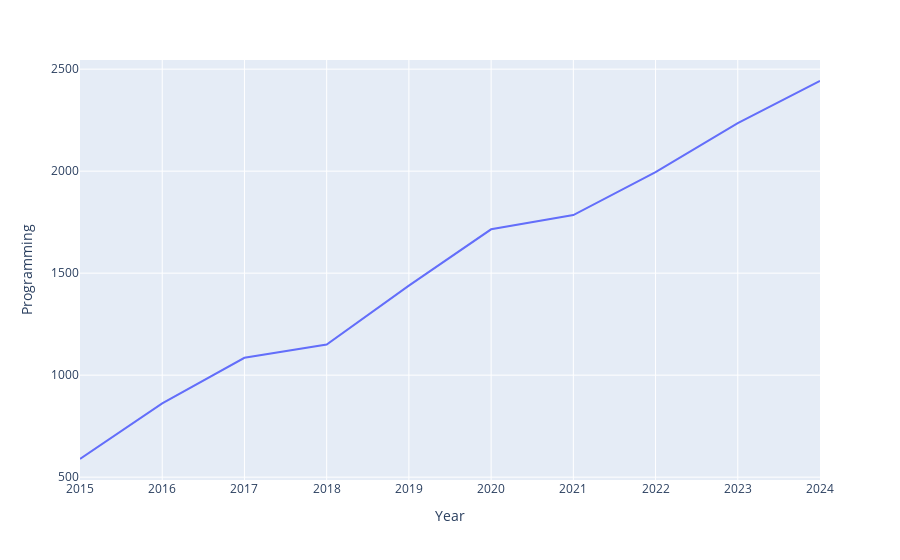

This figure's notebook cell:
### Markdown cell above
## Line plot using plotly

### Code cell
enrollment = pd.read_csv('enrollment_data.csv') 

fig = px.line(enrollment , x = 'Year' , y = 'Programming')

fig.show()

### Figure 1 — Plotly figure (JSON) as saved in the notebook; plotly's stock layout.template omitted (floating-point values rounded to 4 significant figures)
{"data": [{"hovertemplate": "Year=%{x}<br>Programming=%{y}<extra></extra>", "legendgroup": "", "line": {"color": "#636efa", "dash": "solid"}, "marker": {"symbol": "circle"}, "mode": "lines", "name": "", "orientation": "v", "showlegend": false, "type": "scatter", "x": [2015, 2016, 2017, 2018, 2019, 2020, 2021, 2022, 2023, 2024], "xaxis": "x", "y": [589, 862, 1085, 1150, 1439, 1715, 1785, 1995, 2236, 2442], "yaxis": "y"}], "layout": {"legend": {"tracegroupgap": 0}, "margin": {"t": 60}, "xaxis": {"anchor": "y", "domain": [0, 1], "title": {"text": "Year"}}, "yaxis": {"anchor": "x", "domain": [0, 1], "title": {"text": "Programming"}}}}
